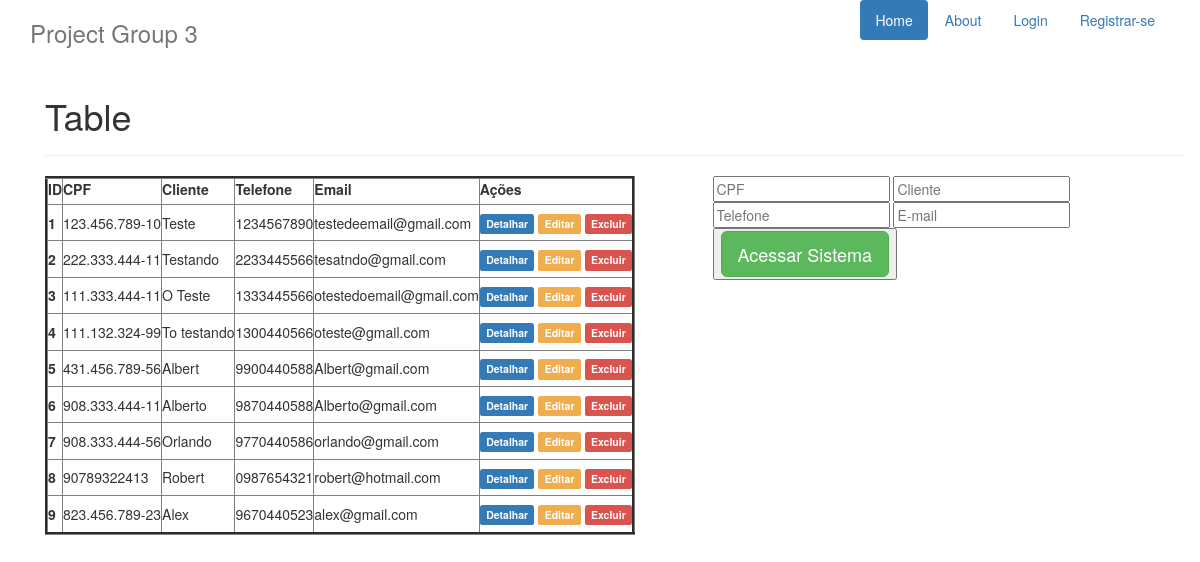
Page /tables on the committed database.
### app/models/tables.py (models this page shows, shortened)
class Cliente(db.Model):
    __tablename__ = "clientes"
    id_cli = db.Column(db.Integer, primary_key=True)
    cpf = db.Column(db.String(14), unique=True, nullable=False)
    cliente = db.Column(db.String)
    telefone = db.Column(db.String)
    email_cli = db.Column(db.String(120), unique=True, nullable=False)

### app/controllers/default.py (the view)
@app.route("/tables", methods=["GET","POST"])
def tables():
    client = Registro()
    if client.validate_on_submit():
        try:
            NewClient = Cliente(client.cpf.data,client.cliente.data,client.telefone.data,client.email_cli.data)
            print(NewClient)
            db.session.add(NewClient)
            db.session.commit()
            return redirect(url_for("tables"))
        except:
            return redirect(url_for("tables"))
        cpf = request.form.get("cpf")
        cliente = request.form.get("cliente")
        telefone = request.form.get("telefone")
        email_cli = request.form.get("email_cli")
    else:
        print(client.errors)
    clientes = Cliente.query.all()
    return render_template('tables.html', client=client, clientes=clientes)

### app/models/forms.py
class Registro(Form):
    cpf = StringField("cpf")
    cliente = StringField("cliente")
    telefone = StringField("telefone")
    email_cli = StringField("email_cli")

### app/templates/tables.html (shortened to what this page needs)
{% extends 'base.html'%}
{% block content %}
<html lang="pt=br">
  <head>
    <link href="{{ url_for('static', filename='css/bootstrap.min.css') }}" rel="stylesheet">
  </head>
  <body>
    <div class="container theme-showcase" role="main">
      <form action="" method="post">
      <div class="page-header">
        <h1>Table</h1>
      </div>
      <div class="row">
        <div class="col-md-7">
          <table border="3">
              <tr>
                <th><label>ID</label></th>
                <th><label>CPF</label></th>
                <th><label>Cliente</label></th>
                <th><label>Telefone</label></th>
                <th><label>Email</label></th>
                <th><label>Ações</label></th>
              </tr>
                {% for clientex in clientes %}
                <tr>
                <th> {{ clientex.id_cli }} </th>
                <td> {{ clientex.cpf }} </td>
                <td> {{ clientex.cliente }} </td>
                <td> {{ clientex.telefone }} </td>
                <td> {{ clientex.email_cli }}</td>
                <td>
                  <h5>
                      <span href="#" class="label label-primary">Detalhar</span>
                      <span href="#" class="label label-warning">Editar</span>
                      <span href="#" class="label label-danger">Excluir</span>
                  </h5>
                </td>
                </tr>
                {% endfor %}
                </div>
              </form>
        </div>
        <div class="form.group">
          {{ client.cpf(class="client-control", placeholder="CPF") }}
          {{ client.cliente(class="client-control", placeholder="Cliente") }}
          {{ client.telefone(class="client-control", placeholder="Telefone") }}
          {{ client.email_cli(class="client-control", placeholder="E-mail") }}
          <thead>
            <tr>
              {% if current_user.is_authenticated %}
              <button type="submit" class="btn btn-info" href="{{ url_for('tables') }}" role="button">Cadastrar clientes</button>
              {% else %}
              <button><a class="btn btn-lg btn-success" href="{{ url_for('login') }}" role="button">Acessar Sistema</a></button>
              {% endif %}
            </tr>
          </thead>
        </div>
  </body>
</html>
{% endblock %}

### app/templates/base.html (shortened to what this page needs)
<!DOCTYPE html>
<html lang="pt-br">
  <head>
    <link href="{{ url_for('static', filename='css/bootstrap.min.css') }}" rel="stylesheet">
  </head>
  <body>
    <div class="container">
      <div class="header clearfix">
        <nav>
          <ul class="nav nav-pills pull-right">
            <li role="presentation" class="active"><a href="{{ url_for('index') }}">Home</a></li>
            <li role="presentation"><a href="#">About</a></li>
            {% if current_user.is_authenticated %}
              <li><a href="{{ url_for('logout') }}">Logout</a></li>
            {% else %}
              <li><a href="{{ url_for('login') }}">Login</a></li>
              <li role="presentation"><a href="{{ url_for('register') }}">Registrar-se</a></li>
            {% endif %}
          </ul>
        </nav>
        <h3 class="text-muted">Project Group 3</h3>
      </div>
      {% block content %}
      {% endblock %}
    </div>
  </body>
</html>

### rows in the picture
Cliente: id_cli "1", cpf "123.456.789-10", cliente "Teste", telefone "1234567890", email_cli "testedeemail@gmail.com"
Cliente: id_cli "2", cpf "222.333.444-11", cliente "Testando", telefone "2233445566", email_cli "tesatndo@gmail.com"
Cliente: id_cli "3", cpf "111.333.444-11", cliente "O Teste", telefone "1333445566", email_cli "otestedoemail@gmail.com"
Cliente: id_cli "4", cpf "111.132.324-99", cliente "To testando", telefone "1300440566", email_cli "oteste@gmail.com"
Cliente: id_cli "5", cpf "431.456.789-56", cliente "Albert", telefone "9900440588", email_cli "Albert@gmail.com"
Cliente: id_cli "6", cpf "908.333.444-11", cliente "Alberto", telefone "9870440588", email_cli "Alberto@gmail.com"
Cliente: id_cli "7", cpf "908.333.444-56", cliente "Orlando", telefone "9770440586", email_cli "orlando@gmail.com"
Cliente: id_cli "8", cpf "90789322413", cliente "Robert", telefone "0987654321", email_cli "robert@hotmail.com"
Cliente: id_cli "9", cpf "823.456.789-23", cliente "Alex", telefone "9670440523", email_cli "alex@gmail.com"
